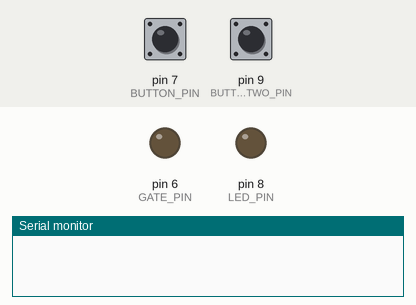
Simulated run of this sketch. Board: Arduino Uno, built with avr-gcc and run on an emulated ATmega328P. Parts: output pins drawn as LEDs (lit = HIGH), the last lines printed to the serial monitor. Inputs (shaded band) come from the test bench; at power-on: pin 9 (BUTTONTWO_PIN) LOW, pin 7 (BUTTON_PIN) LOW.

Above: at 1.2 s.
1.3 s: pin 9 (BUTTONTWO_PIN) pulled HIGH for 0.15 s
At 2.1 s:
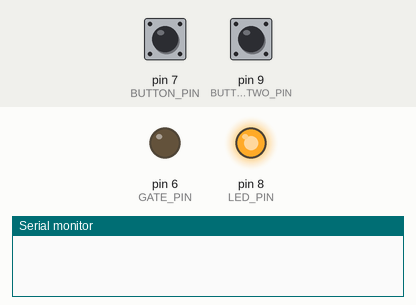
4.4 s: pin 7 (BUTTON_PIN) pulled HIGH for 0.15 s
6.0 s: pin 9 (BUTTONTWO_PIN) pulled HIGH for 1 s
At 6.8 s:
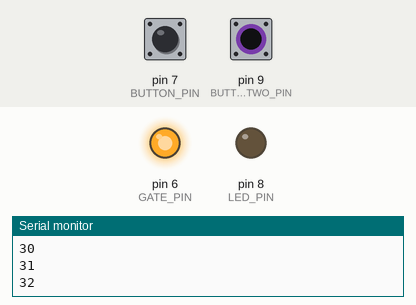
8.5 s: pin 9 (BUTTONTWO_PIN) pulled HIGH for 3.2 s
At 13.4 s:
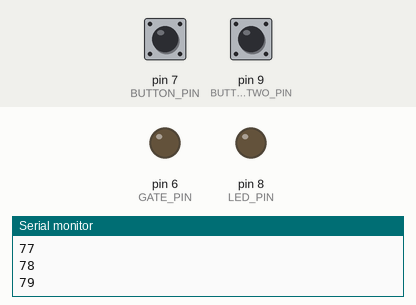
Timing chart, 0 to 14.9 s (numbered marks = the images above; inputs shaded):
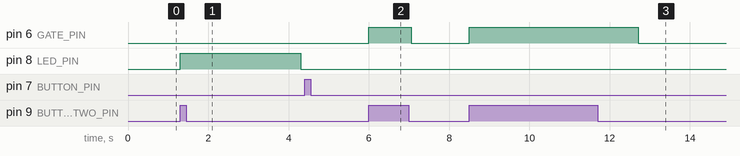

The sketch:

gate.ino
```cpp
#define LED_PIN 8
#define GATE_PIN 6
#define BUTTON_PIN 7
#define BUTTONTWO_PIN 9

void setup()
{
    Serial.begin(9600);
    pinMode(LED_PIN, OUTPUT);
    pinMode(GATE_PIN, OUTPUT);
    pinMode(BUTTON_PIN, INPUT);
    pinMode(BUTTONTWO_PIN, INPUT);
}

void loop()
{

    if (digitalRead(BUTTON_PIN) == HIGH)
    {
        for (int x = 0; x <= 200; x++)
        {
            Serial.println(x);
            gate();
            delay(50);
        }
    }
    else
    {
        digitalWrite(LED_PIN, LOW);
        if (digitalRead(BUTTONTWO_PIN) == HIGH)
        {
            digitalWrite(LED_PIN, HIGH);
            delay(3000);
        }
    }
}

void gate()
{
    if (digitalRead(BUTTONTWO_PIN) == HIGH)
    {
        digitalWrite(GATE_PIN, HIGH);
        delay(1000);
    }
    else
    {
        digitalWrite(GATE_PIN, LOW);
    }
}
```

Measured:
- after the input at 1.3 s, pin 8 (LED_PIN): LOW → HIGH at once, → LOW 3.0 s later
- after the input at 6.0 s, pin 6 (GATE_PIN): LOW → HIGH at once, → LOW 1.1 s later
- after the input at 8.5 s, pin 6 (GATE_PIN): LOW → HIGH at once, → LOW 4.2 s later
